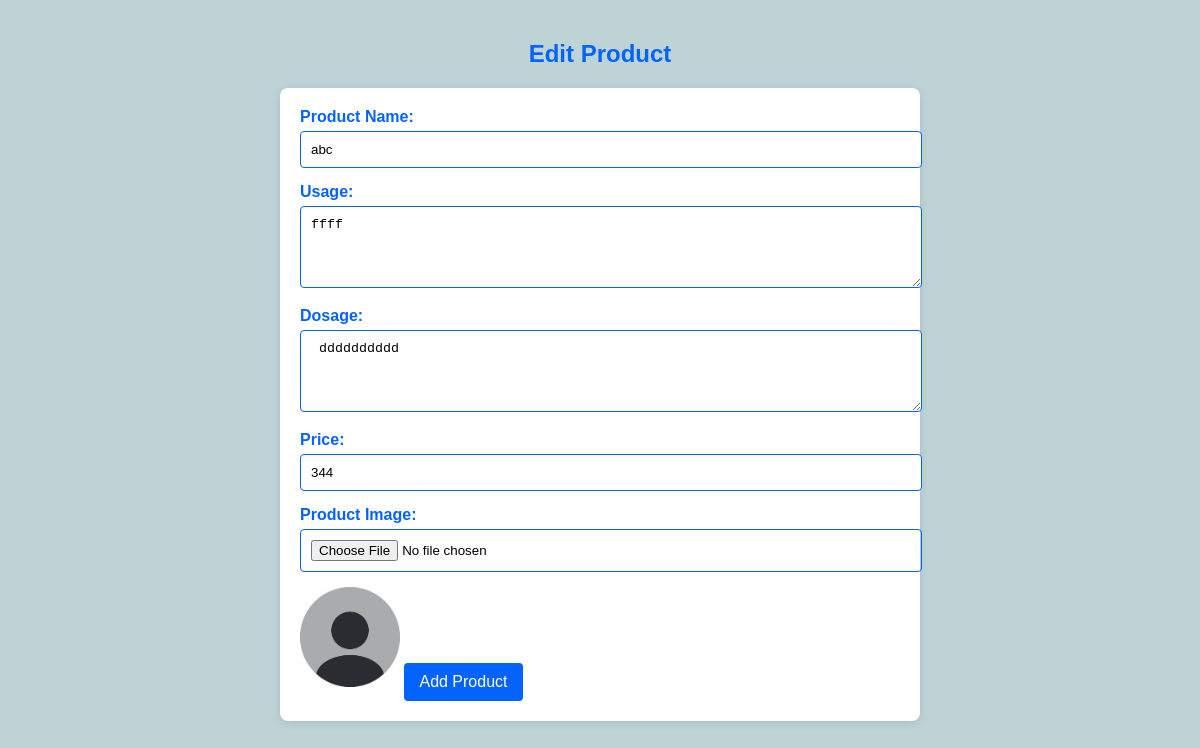
The app's page /edit_scalpproduct/2/ with its own data.
### app/models.py (models this page shows)
class Product(models.Model):
    product_name=models.CharField(max_length=50)
    usage=models.CharField(max_length=50)
    dosage=models.CharField(max_length=50)
    price=models.IntegerField()
    image=models.ImageField(upload_to='products/',null=True,blank=True)

### app/views.py (the view)
# urls.py: path('edit_scalpproduct/<int:id>/',views.edit_scalpproduct,name='edit_scalpproduct'),
def edit_scalpproduct(request, id):
    scalpproduct = get_object_or_404(Product, id=id)
    if request.method == 'POST':
        scalpproduct.product_name = request.POST.get('product_name')
        scalpproduct.usage = request.POST.get('usage')
        scalpproduct.dosage = request.POST.get('dosage')
        scalpproduct.price = request.POST.get('price')
        if 'image' in request.FILES:
            scalpproduct.image = request.FILES['image']
        scalpproduct.save()
        return redirect('scalpproductlist')
    else:
        return render(request, 'edit_scalpproduct.html', {'scalpproduct': scalpproduct})

### app/templates/edit_scalpproduct.html (shortened to what this page needs)
<!DOCTYPE html>
<html lang="en">
<head>
</head>
<body>
    <h2>Edit Product</h2>
    <form action="" method="POST" enctype="multipart/form-data">
        <label for="product_name">Product Name:</label>
        <input type="text" id="product_name" name="product_name" value="{{scalpproduct.product_name}}" required>
        <label for="usage">Usage:</label>
        <textarea id="usage" name="usage" rows="4"  required>{{scalpproduct.usage}} </textarea>
        <label for="dosage">Dosage:</label>
        <textarea id="dosage" name="dosage" rows="4" required> {{scalpproduct.dosage}}</textarea>
        <label for="price">Price:</label>
        <input type="number" id="price" name="price" value="{{scalpproduct.price}}" required>
        <label for="image">Product Image:</label>
        <input type="file" id="image" name="image" accept="image/*">
        {% if scalpproduct.image %}
        <img src="{{scalpproduct.image.url}}" width="100" height="100">
        {% endif %}
        <input type="submit" value="Add Product">
    </form>
</body>
</html>

### app/templates/edit_scalpproduct.html (style rules this page uses)
body { font-family: Arial, sans-serif; background-color: hsl(187, 23%, 79%); margin: 0; padding: 20px; }
h2 { text-align: center; color: #0463FA; }
form { background-color: #fff; padding: 20px; border-radius: 8px; box-shadow: 0 2px 10px rgba(0, 0, 0, 0.1); max-width: 600px; margin: auto; }
label { font-weight: bold; color: #0463FA; }
input[type="text"], input[type="number"], textarea, input[type="file"] { width: 100%; padding: 10px; margin-top: 5px; margin-bottom: 15px; border: 1px solid #0463FA; border-radius: 4px; }
input[type="submit"] { background-color: #0463FA; color: white; padding: 10px 15px; border: none; border-radius: 4px; cursor: pointer; font-size: 16px; }

### records on screen
Product: product_name "abc", usage "ffff", dosage "dddddddddd", price "344", image (picture)
